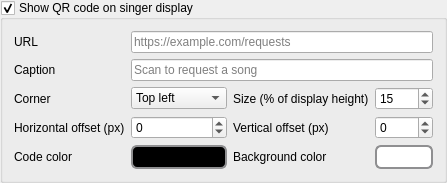
                 <widget class="QGroupBox" name="groupBoxQrCode">
                  <property name="title">
                   <string>Show QR code on singer display</string>
                  </property>
                  <property name="checkable">
                   <bool>true</bool>
                  </property>
                  <layout class="QGridLayout" name="gridLayoutQr">
                   <item row="0" column="0">
                    <widget class="QLabel" name="lblQrUrl">
                     <property name="text">
                      <string>URL</string>
                     </property>
                    </widget>
                   </item>
                   <item row="0" column="1" colspan="3">
                    <widget class="QLineEdit" name="lineEditQrUrl">
                     <property name="toolTip">
                      <string>Web address the QR code points to, for example your song request page.</string>
                     </property>
                     <property name="placeholderText">
                      <string>https://example.com/requests</string>
                     </property>
                    </widget>
                   </item>
                   <item row="1" column="0">
                    <widget class="QLabel" name="lblQrCaption">
                     <property name="text">
                      <string>Caption</string>
                     </property>
                    </widget>
                   </item>
                   <item row="1" column="1" colspan="3">
                    <widget class="QLineEdit" name="lineEditQrCaption">
                     <property name="toolTip">
                      <string>Optional text shown under the QR code.  Leave blank for no caption.</string>
                     </property>
                     <property name="placeholderText">
                      <string>Scan to request a song</string>
                     </property>
                    </widget>
                   </item>
                   <item row="2" column="0">
                    <widget class="QLabel" name="lblQrCorner">
                     <property name="text">
                      <string>Corner</string>
                     </property>
                    </widget>
                   </item>
                   <item row="2" column="1">
                    <widget class="QComboBox" name="comboBoxQrCorner">
                     <item>
                      <property name="text">
                       <string>Top left</string>
                      </property>
                     </item>
                     <item>
                      <property name="text">
                       <string>Top right</string>
                      </property>
                     </item>
                     <item>
                      <property name="text">
                       <string>Bottom left</string>
                      </property>
                     </item>
                     <item>
                      <property name="text">
                       <string>Bottom right</string>
                      </property>
                     </item>
                    </widget>
                   </item>
                   <item row="2" column="2">
                    <widget class="QLabel" name="lblQrSize">
                     <property name="text">
                      <string>Size (% of display height)</string>
                     </property>
                    </widget>
                   </item>
                   <item row="2" column="3">
                    <widget class="QSpinBox" name="spinBoxQrSize">
                     <property name="minimum">
                      <number>2</number>
                     </property>
                     <property name="maximum">
                      <number>60</number>
                     </property>
                     <property name="value">
                      <number>15</number>
                     </property>
                    </widget>
                   </item>
                   <item row="3" column="0">
                    <widget class="QLabel" name="lblQrOffsetX">
                     <property name="text">
                      <string>Horizontal offset (px)</string>
                     </property>
                    </widget>
                   </item>
                   <item row="3" column="1">
                    <widget class="QSpinBox" name="spinBoxQrOffsetX">
                     <property name="toolTip">
                      <string>Extra distance from the selected corner.  Positive values move the code further in from the edge.</string>
                     </property>
                     <property name="minimum">
                      <number>-4000</number>
                     </property>
                     <property name="maximum">
                      <number>4000</number>
                     </property>
                    </widget>
                   </item>
                   <item row="3" column="2">
                    <widget class="QLabel" name="lblQrOffsetY">
                     <property name="text">
                      <string>Vertical offset (px)</string>
                     </property>
                    </widget>
                   </item>
                   <item row="3" column="3">
                    <widget class="QSpinBox" name="spinBoxQrOffsetY">
                     <property name="toolTip">
                      <string>Extra distance from the selected corner.  Positive values move the code further in from the edge.</string>
                     </property>
                     <property name="minimum">
                      <number>-4000</number>
                     </property>
                     <property name="maximum">
                      <number>4000</number>
                     </property>
                    </widget>
                   </item>
                   <item row="4" column="0">
                    <widget class="QLabel" name="lblQrFgColor">
                     <property name="text">
                      <string>Code color</string>
                     </property>
                    </widget>
                   </item>
                   <item row="4" column="1">
                    <widget class="QPushButton" name="btnQrFgColor">
                     <property name="toolTip">
                      <string>Colour of the code itself.  Dark on a light background scans most reliably.</string>
                     </property>
                     <property name="styleSheet">
                      <string notr="true">QPushButton {
    border: 2px solid #8f8f91;
    border-radius: 6px;
    background-color: rgb(0,0,0);
    min-width: 40px;
    padding-left: 5px;
    padding-right: 5px;
    padding-top: 3px;
    padding-bottom: 3px;
}

QPushButton:pressed {
    background-color: rgb(0,0,0);
}

QPushButton:flat {
    border: none; /* no border for a flat push button */
}

QPushButton:default {
    border-color: navy; /* make the default button prominent */
}</string>
                     </property>
                     <property name="text">
                      <string/>
                     </property>
                     <property name="autoDefault">
                      <bool>false</bool>
                     </property>
                    </widget>
                   </item>
                   <item row="4" column="2">
                    <widget class="QLabel" name="lblQrBgColor">
                     <property name="text">
                      <string>Background color</string>
                     </property>
                    </widget>
                   </item>
                   <item row="4" column="3">
                    <widget class="QPushButton" name="btnQrBgColor">
                     <property name="toolTip">
                      <string>Colour of the panel behind the code.  A light background scans most reliably.</string>
                     </property>
                     <property name="styleSheet">
                      <string notr="true">QPushButton {
    border: 2px solid #8f8f91;
    border-radius: 6px;
    background-color: rgb(255,255,255);
    min-width: 40px;
    padding-left: 5px;
    padding-right: 5px;
    padding-top: 3px;
    padding-bottom: 3px;
}

QPushButton:pressed {
    background-color: rgb(255,255,255);
}

QPushButton:flat {
    border: none; /* no border for a flat push button */
}

QPushButton:default {
    border-color: navy; /* make the default button prominent */
}</string>
                     </property>
                     <property name="text">
                      <string/>
                     </property>
                     <property name="autoDefault">
                      <bool>false</bool>
                     </property>
                    </widget>
                   </item>
                  </layout>
                 </widget>
